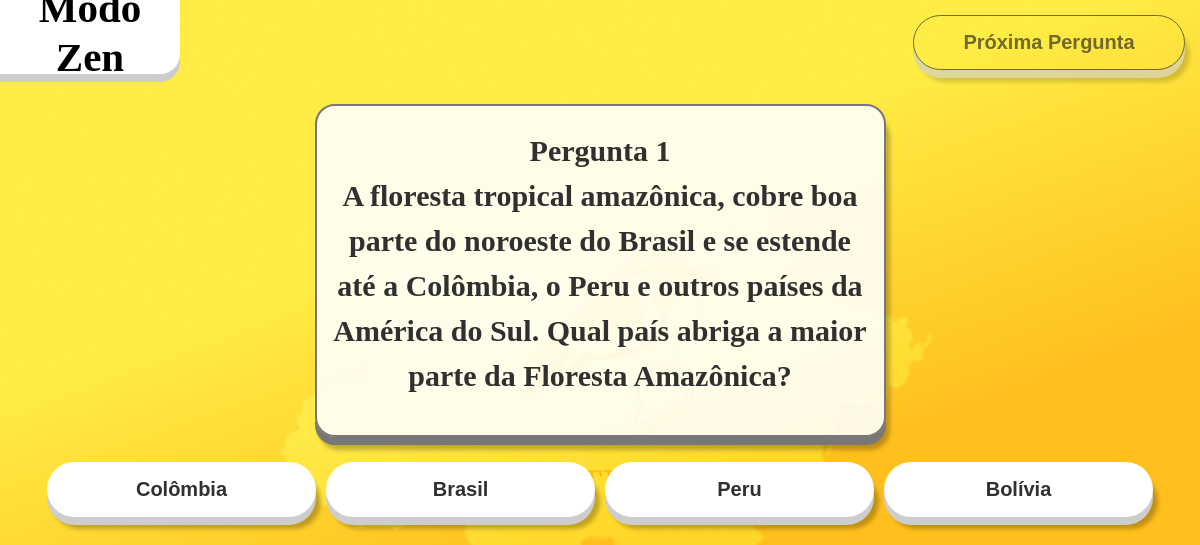
Page /Bem_ti_Quiz/quiz-zen.php on the committed database.
### tables this page shows
CREATE TABLE `perguntas` (
  `id` int(11) NOT NULL,
  `pergunta` text NOT NULL,
  `id_categorias` int(11) NOT NULL
);

CREATE TABLE `respostas` (
  `id` int(11) NOT NULL,
  `resposta` text NOT NULL,
  `pergunta_id` int(11) DEFAULT NULL,
  `correta` tinyint(1) NOT NULL
);

### Bem_ti_Quiz/db_functions.php (called while the page is built, shortened)
<?php
function connectToDatabase() {
    $servername = "localhost";
    $username = "root";
    $password = "";
    $database = "bemtequiz";
    $conn = new mysqli($servername, $username, $password, $database);
    return $conn;
}
function getAnswersByQuestionId($questionId) {
    $conn = connectToDatabase();
    $sql = "SELECT id, resposta, correta FROM respostas WHERE pergunta_id = ?";
    $stmt = $conn->prepare($sql);
    $stmt->bind_param("i", $questionId);
    $stmt->execute();
    $result = $stmt->get_result();
    $answers = array();
    while ($row = $result->fetch_assoc()) {
        $answers[] = $row;
    }
    return $answers;
}
function getQuestionById($questionId) {
    $conn = connectToDatabase();
    $sql = "SELECT id, pergunta, id_categorias FROM perguntas WHERE id = ?";
    $stmt = $conn->prepare($sql);
    $stmt->bind_param("i", $questionId);
    $stmt->execute();
    $result = $stmt->get_result();
    $question = $result->fetch_assoc();
    return $question;
}
?>

### Bem_ti_Quiz/quiz-zen.php (the view, shortened to what this page needs)
<?php
include('db_functions.php');
$randomQuestionIds = $_SESSION['random_question_ids'];
$questions = array();
foreach ($randomQuestionIds as $questionId) {
    $question = getQuestionById($questionId);
    if ($question) {
        $questions[] = $question;
    }
}
$currentQuestionIndex = isset($_GET['q']) ? (int) $_GET['q'] : 0;
$currentQuestion = $questions[$currentQuestionIndex];
?>
<!DOCTYPE html>
<html lang="pt-br">
<head>
    <link href="https://cdn.jsdelivr.net/npm/bootstrap@5.3.1/dist/css/bootstrap.min.css" rel="stylesheet"
>
    <link href="Css/Style.css" rel="stylesheet" />
</head>
<body>
    <div class="rodape">
        <h1 class="texto-rodape">Modo Zen</h1>
    </div>
    <div class="container centered-container">
        <div id="quiz-container">
            <div class='d-flex justify-content-center'>
                <div class='quadro-quiz justify-content-center'>
                    <div class='texto-pergunta'>
                        <p><strong>Pergunta
                                <?php echo $currentQuestionIndex + 1; ?>
                            </strong>
                            <br>
                            <?php echo $currentQuestion['pergunta']; ?>
                        </p>
                    </div>
                </div>
            </div>
            <div class='respostas-container'>
                <?php
                $respostas = getAnswersByQuestionId($currentQuestion['id']);
                if (!empty($respostas)) {
                    foreach ($respostas as $resposta) {
                        echo '<button class="btn resposta" data-correta="' . $resposta["correta"] . '">' . $resposta["resposta"] . '</button>';
                    }
                } else {
                    echo "<div class='sem-respostas'>Nenhuma resposta encontrada.</div>";
                }
                ?>
            </div>
            <br>
        </div>
        <div id="button-container" class="text-right">
        <button id="proximo-btn" class="btn btn-seg" onclick="proximaPergunta()">Próxima Pergunta</button>
    </div>
        <br>
    </div>
</body>
</html>

### Bem_ti_Quiz/Css/Style.css (style rules this page uses)
body { font-family: Arial, sans-serif; background: linear-gradient(0deg, #FFBF1C 30%, #FFEC44 52%); text-align: center; margin: 0; overflow-x: auto; overflow-y: auto; background-repeat: no-repeat; background-position: right top; background-attachment: fixed; }
.rodape { width: 15%; height: 74px; background: #FFF; border-radius: 0 0 20px 0; box-shadow: 0 8px 0 0 #CDCDCD; display: flex; align-items: center; justify-content: center; }
.texto-rodape { font-family: 'Be Vietnam Pro'; color: #000; text-align: center; font-size: 41px; font-weight: 600; }
.container { margin-top: 20px; }
.quadro-quiz { width: 100%; max-width: 571px; height: 333px; background: rgba(255, 255, 255, 0.88); border: 2px solid #777; border-radius: 20px; box-shadow: 0 8px 0 0 #777, 4px 13px 4px 0 rgba(0, 0, 0, 0.25); display: flex; align-items: center; justify-content: center; padding: 10px; margin: 10px; }
.texto-pergunta { color: #303030; text-align: center; font-family: 'Be Vietnam Pro'; font-size: 30px; font-weight: bold; }

### Bem_ti_Quiz/quiz-zen.php (style rules this page uses)
body { background-image: url('Css/BGLOGO.png'); background-size: cover; background-position: center center; background-repeat: no-repeat; background-attachment: fixed; }
.respostas-container { display: flex; justify-content: space-between; margin-top: 10px; }
.resposta, .resposta-correta, .resposta-incorreta, .btn-seg { flex: 1; margin: 5px; display: flex; width: 272px; height: 55px; flex-direction: column; justify-content: center; align-items: center; color: #303030; text-align: center; font-family: 'Be Vietnam Pro', sans-serif; font-size: 20px; font-style: normal; font-weight: 600; line-height: normal; border-radius: 36px; background: #FFF; box-shadow: 0px 8px 0px 0px #CDCDCD, 5px 12px 4px 0px rgba(0, 0, 0, 0.25); }
#button-container { position: absolute; top: 10px; right: 10px; }

### rows in the picture
perguntas: pergunta "A floresta tropical amazônica, cobre boa parte do noroeste do Brasil e se estende até a Colômbia, o Peru e outros países da América do Sul. Qual país abriga a maior parte da Floresta Amazônica?"
respostas: resposta "Colômbia"
respostas: resposta "Brasil"
respostas: resposta "Peru"
respostas: resposta "Bolívia"

### other values in the picture
$currentQuestionIndex + 1 "1"
